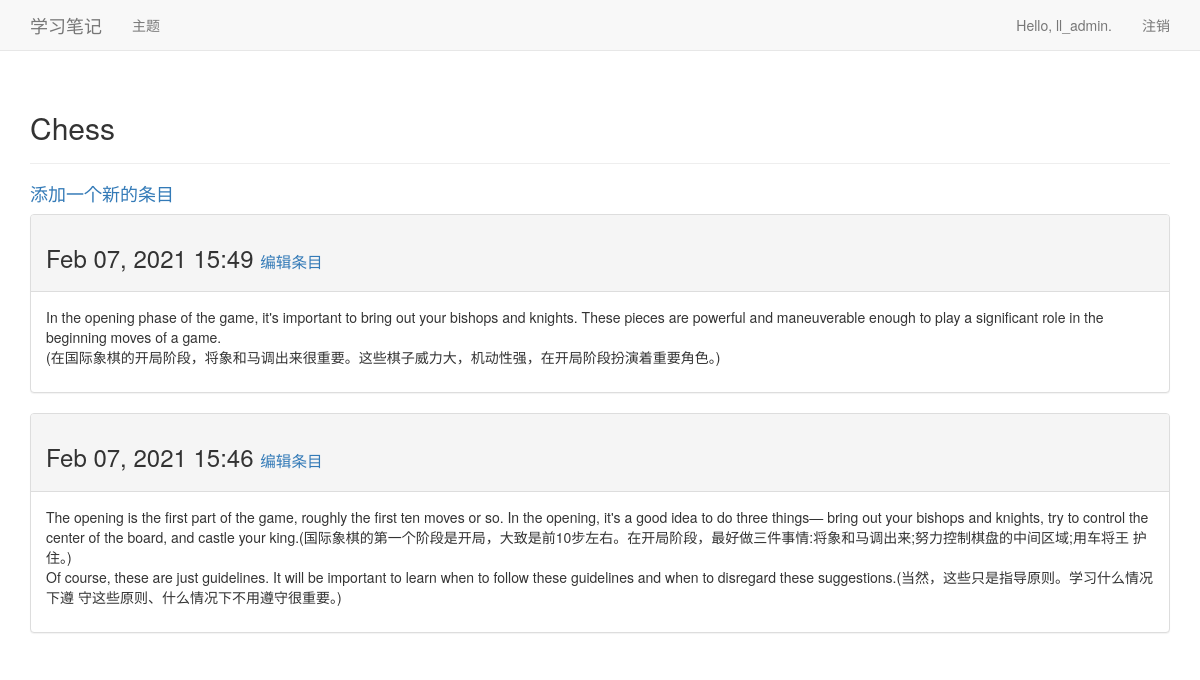
The page /topics/1/ (signed in) on the database its author committed.
### learning_logs/models.py (models this page shows, shortened)
class Topic(models.Model):
    text = models.CharField(max_length=200)
    date_added = models.DateTimeField(auto_now_add=True)
    owner = models.ForeignKey(User, on_delete=models.CASCADE)
    def __str__(self):
        return self.text

class Entry(models.Model):
    topic = models.ForeignKey(Topic,on_delete=models.CASCADE)
    text = models.TextField()
    date_added = models.DateTimeField(auto_now_add=True)
    class Meta:
        verbose_name_plural = 'entries'

### learning_logs/views.py (the view)
# urls.py: re_path(r'^topics/(?P<topic_id>\d+)/$', views.topic, name='topic'),
@login_required
def topic(request, topic_id):
    topic = Topic.objects.get(id=topic_id)
    if topic.owner != request.user:
        raise Http404
    entries = topic.entry_set.order_by('-date_added')
    context = {'topic': topic, 'entries': entries}
    return render(request, 'learning_logs/topic.html', context)

### learning_logs/templates/learning_logs/topic.html
{% extends 'learning_logs/base.html' %}
{% block header %}
  <h2>{{ topic }}</h2>
{% endblock header %}
{% block content %}
  <h4>
    <a href="{% url 'learning_logs:new_entry' topic.id %}">添加一个新的条目</a>
  </h4>
  {% for entry in entries %}
    <div class="panel panel-default">
      <div class="panel-heading">
        <h3>
          {{ entry.date_added|date:'M d, Y H:i' }}
          <small>
            <a href="{% url 'learning_logs:edit_entry' entry.id %}">
              编辑条目</a>
          </small>
        </h3>
      </div>
      <div class="panel-body">
        {{ entry.text|linebreaks }}
      </div>
    </div>
  {% empty %}
    目前还没有这个主题的条目。
  {% endfor %}
{% endblock content %}

### learning_logs/templates/learning_logs/base.html (shortened to what this page needs)
{% load bootstrap3 %}
<!DOCTYPE html>
<html lang="en">
  <head>
    {% bootstrap_css %}
</head>
<body>
  <nav class="navbar navbar-default navbar-static-top">
    <div class="container">
      <div class="navbar-header">
        <a class="navbar-brand" href="{% url 'learning_logs:index' %}">
            学习笔记</a>
      </div>
      <div id="navbar" class="navbar-collapse collapse">
        <ul class="nav navbar-nav">
          <li><a href="{% url 'learning_logs:topics' %}">主题</a></li>
        </ul>
        <ul class="nav navbar-nav navbar-right">
          {% if user.is_authenticated %}
            <li><a>Hello, {{ user.username }}.</a></li>
            <li><a href="{% url 'users:logout' %}">注销</a></li>
          {% else %}
            <li><a href="{% url 'users:register' %}">注册</a></li>
            <li><a href="{% url 'users:login' %}">登录</a></li>
          {% endif %}
        </ul>
      </div>
    </div>
 </nav>
    <div class="container">
      <div class="page-header">
        {% block header %}{% endblock header %}
      </div>
      <div>
        {% block content %}{% endblock content %}
      </div>
    </div>
  </body>
</html>

### rows shown on the page
Topic: text "Chess"
Entry: date_added "Feb 07, 2021 15:49", text "In the opening phase of the game, it's important to bring out your bishops and knights. These pieces are powerful and maneuverable enough to play a significant role in the beginning moves of a game. (在国际象棋的开局阶段，将象和马调出来很重要。这些棋子威力大，机动性强，在开局阶段扮演着重要角色。)"
Entry: date_added "Feb 07, 2021 15:46", text "The opening is the first part of the game, roughly the first ten moves or so. In the opening, it's a good idea to do three things— bring out your bishops and knights, try to control the center of the board, and castle your king.(国际象棋的第一个阶段是开局，大致是前10步左右。在开局阶段，最好做三件事情:将象和马调出来;努力控制棋盘的中间区域;用车将王 护住。) Of course, these are just guidelines. It will be important to learn when to follow these guidelines and when to disregard these suggestions.(当然，这些只是指导原则。学习什么情况下遵 守这些原则、什么情况下不用遵守很重要。)"

### other values the page prints
{{ user.username }} "ll_admin"
